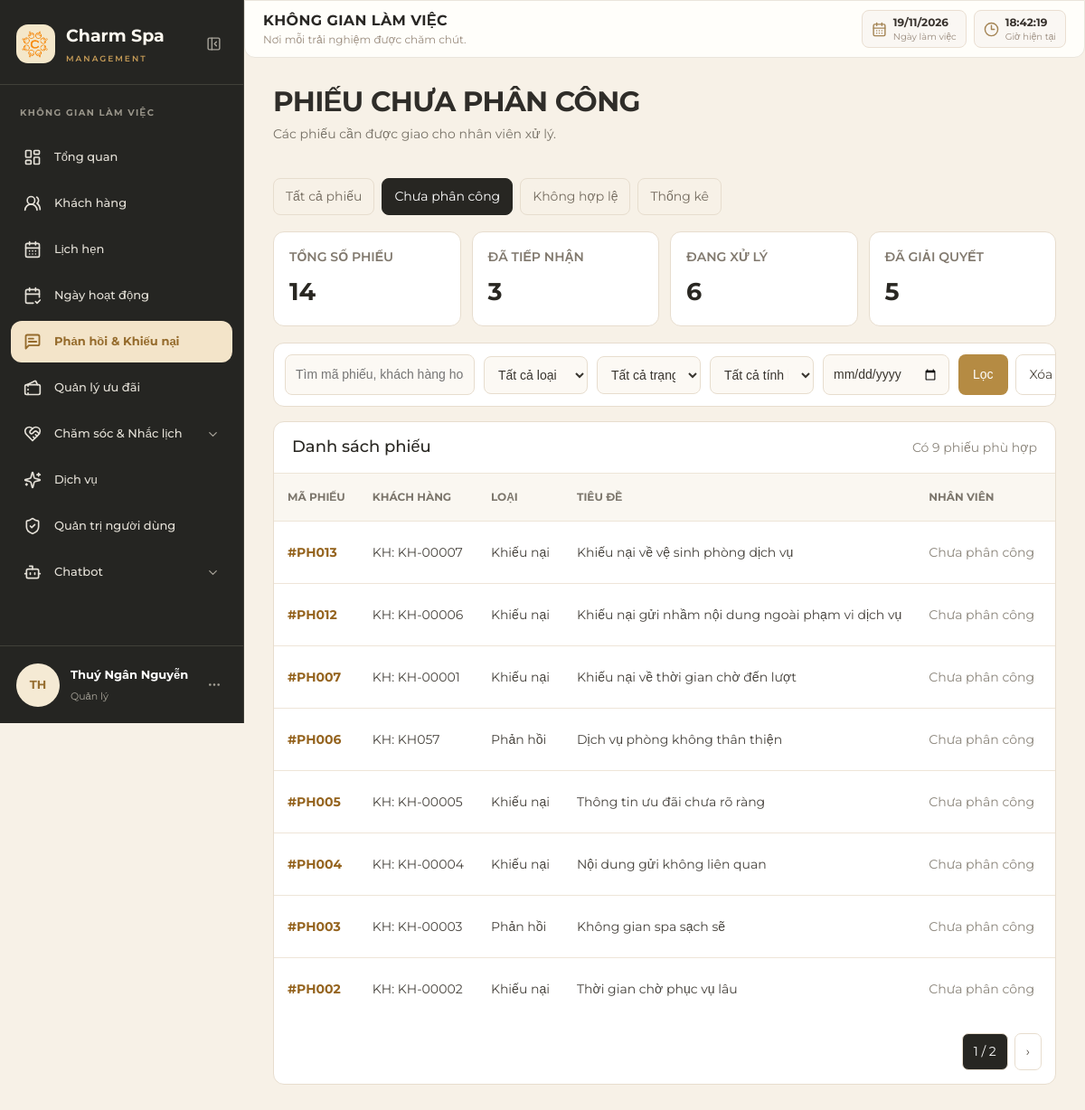
Page /feedback/admin-ui/chua-phan-cong/ (signed in) on the earlier database version.
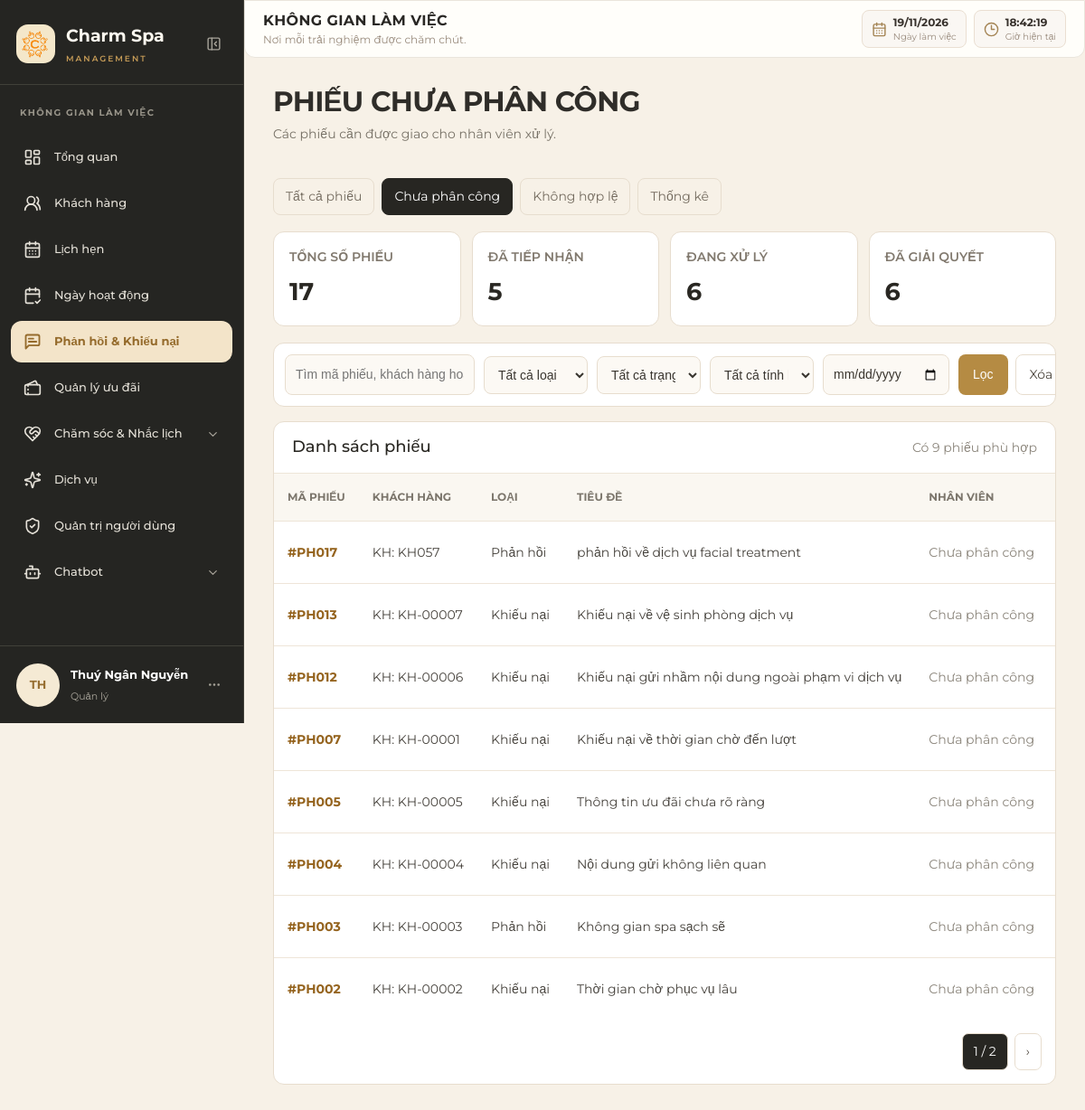
Same page on the later database version.
### accounts/models.py (models this page shows, shortened)
class TaiKhoan(models.Model):
    ma_tk = models.CharField(max_length=10, primary_key=True, verbose_name="Mã tài khoản")
    user = models.OneToOneField(settings.AUTH_USER_MODEL, on_delete=models.PROTECT, related_name="thong_tin_tai_khoan",
                                verbose_name="Tài khoản đăng nhập")
    so_dien_thoai = models.CharField(max_length=15, unique=True, verbose_name="Số điện thoại")
    vai_tro = models.CharField(max_length=20, choices=ROLE_CHOICES, verbose_name="Vai trò")
    ngay_tao = models.DateTimeField(auto_now_add=True, verbose_name="Ngày tạo")
    ngay_cap_nhat = models.DateTimeField(auto_now=True, verbose_name="Ngày cập nhật")
    class Meta:
        db_table = "TAI_KHOAN"
        verbose_name = "Tài khoản"
        verbose_name_plural = "Quản lý tài khoản"

class NhanVien(models.Model):
    ma_nv = models.CharField(max_length=20, primary_key=True, verbose_name="Mã nhân viên")
    ma_tk = models.OneToOneField(TaiKhoan, on_delete=models.PROTECT, related_name="ho_so_nhan_vien",
                                 verbose_name="Tài khoản")
    ho_ten = models.CharField(max_length=100, verbose_name="Họ tên nhân viên")
    gioi_tinh = models.CharField(max_length=10, choices=[("Nam", "Nam"), ("Nữ", "Nữ"), ("Khác", "Khác")],
                                 verbose_name="Giới tính")
    ngay_sinh = models.DateField(verbose_name="Ngày sinh")
    class Meta:
        db_table = "NHAN_VIEN"
        verbose_name = "Nhân viên"
        verbose_name_plural = "Quản lý nhân viên"

### feedback/models.py (models this page shows, shortened)
class PhanHoiKhieuNai(models.Model):
    LOAI_PH_CHOICES = [('Phản hồi', 'Phản hồi'), ('Khiếu nại', 'Khiếu nại')]
    TRANG_THAI_CHOICES = [('Đã tiếp nhận', 'Đã tiếp nhận'), ('Đang xử lý', 'Đang xử lý'), ('Đã giải quyết', 'Đã giải quyết')]
    TINH_HOP_LE_CHOICES = [('Hợp lệ', 'Hợp lệ'), ('Không hợp lệ', 'Không hợp lệ')]
    LY_DO_KHONG_HOP_LE_CHOICES = [('Gửi nhầm', 'Gửi nhầm'), ('Trùng lặp', 'Trùng lặp'), ('Spam', 'Spam'), ('Nội dung không liên quan', 'Nội dung không liên quan'), ('Khác', 'Khác')]
    ma_ph = models.CharField(max_length=20, primary_key=True, verbose_name="Mã phản hồi/khiếu nại")
    ma_kh = models.ForeignKey(KhachHang, on_delete=models.PROTECT, related_name='phan_hoi_khieu_nai', verbose_name="Khách hàng")
    ma_dv = models.ForeignKey(DichVu, on_delete=models.SET_NULL, null=True, blank=True, related_name='phan_hoi_khieu_nai', verbose_name="Dịch vụ liên quan")
    loai_ph = models.CharField(max_length=20, choices=LOAI_PH_CHOICES, verbose_name="Loại")
    tieu_de = models.CharField(max_length=255, verbose_name="Tiêu đề")
    noi_dung = models.TextField(verbose_name="Nội dung chi tiết")
    trang_thai_xu_ly = models.CharField(max_length=20, choices=TRANG_THAI_CHOICES, default='Đã tiếp nhận', verbose_name="Trạng thái xử lý")
    tinh_hop_le = models.CharField(max_length=20, choices=TINH_HOP_LE_CHOICES, default='Hợp lệ', verbose_name="Tính hợp lệ")
    ly_do_khong_hop_le = models.CharField(max_length=255, choices=LY_DO_KHONG_HOP_LE_CHOICES, null=True, blank=True, verbose_name="Lý do không hợp lệ")
    chi_tiet_ly_do = models.CharField(max_length=255, null=True, blank=True, verbose_name="Chi tiết lý do")
    ngay_gui = models.DateTimeField(auto_now_add=True, verbose_name="Ngày gửi")
    ngay_cap_nhat = models.DateTimeField(auto_now=True, verbose_name="Ngày cập nhật")
    ngay_giai_quyet = models.DateTimeField(null=True, blank=True, verbose_name="Ngày giải quyết")
    class Meta:
        db_table = 'PHAN_HOI_KHIEU_NAI'

### feedback/ui_views.py (the view)
@user_passes_test(_quan_ly_dang_hoat_dong, login_url="dang_nhap")
def admin_feedback_unassigned(request):
    return _danh_sach_view(
        request, True, "unassigned",
        "Phiếu chưa phân công",
        "Các phiếu cần được giao cho nhân viên xử lý.",
    )

### feedback/templates/feedback/feedback_list.html (shortened to what this page needs)
{% extends "layouts/staff_base.html" %}
{% load static %}
{% block extra_css %}
<link rel="stylesheet"
      href="https://cdn.jsdelivr.net/npm/bootstrap-icons@1.11.0/font/bootstrap-icons.css">
<link rel="stylesheet" href="{% static 'css/feedback.css' %}">
{% endblock %}
{% block content %}
<div class="feedback-page">
    <div class="feedback-toolbar">
        <div>
            <h1>{{ page_title }}</h1>
            <p class="feedback-subtitle">{{ page_subtitle }}</p>
        </div>
    </div>
    <nav class="feedback-tabs">
        {% if is_admin %}
            <a href="{% url 'feedback:admin_feedback_list' %}"
               class="{% if page_mode == 'all' %}active{% endif %}">
                Tất cả phiếu
            </a>
            <a href="{% url 'feedback:admin_feedback_unassigned' %}"
               class="{% if page_mode == 'unassigned' %}active{% endif %}">
                Chưa phân công
            </a>
            <a href="{% url 'feedback:admin_feedback_invalid' %}"
               class="{% if page_mode == 'invalid' %}active{% endif %}">
                Không hợp lệ
            </a>
            <a href="{% url 'feedback:admin_feedback_statistics' %}">
                Thống kê
            </a>
        {% endif %}
    </nav>
    <div class="feedback-stats">
        <div class="feedback-stat">
            <div class="feedback-stat-label">
                {% if is_admin %}Tổng số phiếu{% else %}Tổng số phiếu được giao{% endif %}
            </div>
            <div class="feedback-stat-value">{{ tong_so }}</div>
        </div>
        <div class="feedback-stat">
            <div class="feedback-stat-label">Đã tiếp nhận</div>
            <div class="feedback-stat-value">{{ da_tiep_nhan }}</div>
        </div>
        <div class="feedback-stat">
            <div class="feedback-stat-label">Đang xử lý</div>
            <div class="feedback-stat-value">{{ dang_xu_ly }}</div>
        </div>
        <div class="feedback-stat">
            <div class="feedback-stat-label">Đã giải quyết</div>
            <div class="feedback-stat-value">{{ da_giai_quyet }}</div>
        </div>
    </div>
    <section class="feedback-panel">
        <form method="get">
            <div class="feedback-filter {% if is_admin %}is-admin{% else %}is-staff{% endif %}">
                <input type="text"
                       name="q"
                       value="{{ keyword }}"
                       placeholder="Tìm mã phiếu, khách hàng hoặc tiêu đề...">
                <select name="type">
                    <option value="">Tất cả loại</option>
                </select>
                <select name="status">
                    <option value="">Tất cả trạng thái</option>
                </select>
                {% if is_admin %}
                    <select name="validity">
                        <option value="">Tất cả tính hợp lệ</option>
                    </select>
                {% endif %}
                <input type="date"
                       name="date"
                       value="{{ filter_date }}"
                       aria-label="Ngày gửi">
                <div class="feedback-filter-actions">
                    <button class="feedback-btn gold" type="submit">
                        Lọc
                    </button>
                    {% if is_admin %}
                        <a class="feedback-btn light"
                           href="{% url 'feedback:admin_feedback_list' %}">
                            Xóa bộ lọc
                        </a>
                    {% else %}
                        <a class="feedback-btn light"
                           href="{% url 'feedback:staff_feedback_list' %}">
                            Xóa bộ lọc
                        </a>
                    {% endif %}
                </div>
            </div>
        </form>
    </section>
    <section class="feedback-panel">
        <div class="feedback-panel-heading">
            <h2>
                {% if is_admin %}Danh sách phiếu{% else %}Phiếu được phân công{% endif %}
            </h2>
            <span class="feedback-muted">
                Có {{ page_obj.paginator.count }} phiếu phù hợp
            </span>
        </div>
        <div class="feedback-table-wrap">
            <table class="feedback-table">
                <thead>
                    <tr>
                        <th>Mã phiếu</th>
                        {% if is_admin %}<th>Khách hàng</th>{% endif %}
                        <th>Loại</th>
                        <th>Tiêu đề</th>
                        {% if is_admin %}<th>Nhân viên</th>{% endif %}
                        <th>Ngày gửi</th>
                    </tr>
                </thead>
                <tbody>
                    {% for ph in phan_hoi_list %}
                    <tr>
                        <td>
                            <span class="feedback-code">#{{ ph.ma_ph }}</span>
                        </td>
                        {% if is_admin %}
                            <td>KH: {{ ph.ma_kh_id }}</td>
                        {% endif %}
                        <td>{{ ph.loai_ph }}</td>
                        <td>{{ ph.tieu_de }}</td>
                        {% if is_admin %}
                            <td>
                                {% if ph.ma_nv_hien_tai %}
                                    {{ ph.ma_nv_hien_tai }}
                                {% else %}
                                    <span class="feedback-muted">Chưa phân công</span>
                                {% endif %}
                            </td>
                        {% endif %}
                        <td>{{ ph.ngay_gui|date:"d/m/Y H:i" }}</td>
                    </tr>
                    {% endfor %}
                </tbody>
            </table>
        </div>
        {% if page_obj.has_other_pages %}
        <div class="feedback-pagination">
            <span class="current">
                {{ page_obj.number }} / {{ page_obj.paginator.num_pages }}
            </span>
            {% if page_obj.has_next %}
                <a href="?page={{ page_obj.next_page_number }}">›</a>
            {% endif %}
        </div>
        {% endif %}
    </section>
</div>
{% endblock %}

### templates/components/staff_sidebar.html (shortened to what this page needs)
{% load static %}
<aside class="staff-sidebar" id="staffSidebar">
    <div class="sidebar-logo">
        <div class="logo-icon">
            <img src="{% static 'images/logo_tach_nen.png' %}" alt="Charm Spa Logo" style="width: 100%; height: 100%; object-fit: contain; border-radius: 9px;">
        </div>
        <div class="logo-text">
            <div class="logo-name">Charm Spa</div>
            <div class="logo-subtitle">MANAGEMENT</div>
        </div>
        <button type="button"
                class="sidebar-toggle"
                id="sidebarToggle"
                aria-label="Thu gọn thanh menu"
                aria-expanded="true">
            <i data-lucide="panel-left-close"></i>
        </button>
    </div>
    <div class="sidebar-section-title">KHÔNG GIAN LÀM VIỆC</div>
    {% with role=request.user.thong_tin_tai_khoan.vai_tro %}
    <nav class="sidebar-menu">
        <a href="{% url 'core:staff_dashboard' %}" title="Tổng quan"
           class="sidebar-item {% if active_menu == 'dashboard' %}active{% endif %}">
            <i data-lucide="layout-dashboard" class="sidebar-icon"></i>
            <span class="sidebar-label">Tổng quan</span>
        </a>
        <a href="{% url 'staff_customer_list' %}" title="Khách hàng"
           class="sidebar-item {% if active_menu == 'customers' %}active{% endif %}">
            <i data-lucide="users-round" class="sidebar-icon"></i>
            <span class="sidebar-label">Khách hàng</span>
        </a>
        <a href="{% url 'bookings:staff_booking_list' %}" title="Lịch hẹn"
           class="sidebar-item {% if active_menu == 'bookings' %}active{% endif %}">
            <i data-lucide="calendar-days" class="sidebar-icon"></i>
            <span class="sidebar-label">Lịch hẹn</span>
        </a>
        {% if role == 'Quản lý' %}
        <a href="{% url 'bookings:quan_ly_ngay_hoat_dong' %}" title="Ngày hoạt động"
           class="sidebar-item {% if active_menu == 'working_days' %}active{% endif %}">
            <i data-lucide="calendar-check-2" class="sidebar-icon"></i>
            <span class="sidebar-label">Ngày hoạt động</span>
        </a>
        {% endif %}
        <a
            href="{% if role == 'Quản lý' or role == 'Admin' or role == 'Quản trị viên' %}{% url 'feedback:admin_feedback_list' %}{% elif role == 'Nhân viên' or role == 'Nhân viên CSKH' or role == 'Chuyên viên' %}{% url 'feedback:staff_feedback_list' %}{% else %}#{% endif %}"
            title="Phản hồi & Khiếu nại"
            class="sidebar-item {% if active_menu == 'feedback' %}active{% endif %}"
        >
            <i data-lucide="message-square-text" class="sidebar-icon"></i>
            <span class="sidebar-label">
                Phản hồi & Khiếu nại
            </span>
        </a>
        <a href="{% url 'notifications:admin_promotion_list' %}" title="Quản lý ưu đãi"
           class="sidebar-item {% if active_menu == 'promotions' or request.resolver_match.namespace == 'notifications' %}active{% endif %}">
            <i data-lucide="tickets" class="sidebar-icon"></i>
            <span class="sidebar-label">{% if role == 'Nhân viên' %}Xem ưu đãi{% else %}Quản lý ưu đãi{% endif %}</span>
        </a>
        <button type="button"
                class="sidebar-item sidebar-parent {% if active_menu == 'reminders' or active_menu == 'aftercare' %}active{% endif %}"
                id="careMenuToggle"
                aria-expanded="{% if active_menu == 'reminders' or active_menu == 'aftercare' %}true{% else %}false{% endif %}">
            <i data-lucide="heart-handshake" class="sidebar-icon"></i>
            <span class="sidebar-label">Chăm sóc & Nhắc lịch</span>
            <i data-lucide="chevron-down" class="sidebar-chevron"></i>
        </button>
        <a href="{% url 'services:staff_services' %}" title="Dịch vụ"
           class="sidebar-item {% if active_menu == 'services' or active_menu == 'dich_vu' %}active{% endif %}">
            <i data-lucide="sparkles" class="sidebar-icon"></i>
            <span class="sidebar-label">Dịch vụ</span>
        </a>
        {% if role == 'Quản lý' or role == 'Admin' or role == 'Quản trị viên' %}
        <a href="{% url 'staff_account_list' %}" title="Quản trị người dùng"
           class="sidebar-item {% if active_menu == 'accounts' %}active{% endif %}">
            <i data-lucide="shield-check" class="sidebar-icon"></i>
            <span class="sidebar-label">Quản trị người dùng</span>
        </a>
        {% endif %}
        <button type="button"
                class="sidebar-item sidebar-parent {% if active_menu == 'chatbot_conversations' or active_menu == 'chatbot_scripts' %}active{% endif %}"
                id="chatbotMenuToggle"
                aria-expanded="{% if active_menu == 'chatbot_conversations' or active_menu == 'chatbot_scripts' %}true{% else %}false{% endif %}">
            <i data-lucide="bot" class="sidebar-icon"></i>
            <span class="sidebar-label">Chatbot</span>
            <i data-lucide="chevron-down" class="sidebar-chevron"></i>
        </button>
    </nav>
    <div class="sidebar-user">
        <div class="user-avatar">
            {{ request.user.username|slice:":2"|upper|default:"?" }}
        </div>
        <div class="user-info">
            <strong>
                {{ request.user.ho_so_nhan_vien.ho_ten|default:request.user.thong_tin_tai_khoan.ho_so_nhan_vien.ho_ten|default:request.user.username|default:"Tài khoản" }}
            </strong>
            <span>
                {% if role == 'Quản lý' or role == 'Admin' or role == 'Quản trị viên' %}
                    Quản lý
                {% elif role == 'Nhân viên' or role == 'Nhân viên CSKH' or role == 'Chuyên viên' %}
                    Nhân viên
                {% else %}
                    {{ role|default:"Nhân viên" }}
                {% endif %}
            </span>
        </div>
        <button type="button"
                class="user-more"
                id="userMoreToggle"
                aria-label="Tùy chọn tài khoản"
                aria-expanded="false">
            <i data-lucide="ellipsis"></i>
        </button>
    </div>
    {% endwith %}
</aside>

Differences in the rows shown:
no longer on this page (row edited): PhanHoiKhieuNai: ma_ph "PH006", ma_kh_id "KH057", loai_ph "Phản hồi", tieu_de "Dịch vụ phòng không thân thiện", shows "Chưa phân công"
added PhanHoiKhieuNai: ma_ph "PH017", ma_kh_id "KH057", loai_ph "Phản hồi", tieu_de "phản hồi về dịch vụ facial treatment", shows "Chưa phân công"
Other differences:
{{ tong_so }}: "14" → "17"
{{ da_tiep_nhan }}: "3" → "5"
{{ da_giai_quyet }}: "5" → "6"
